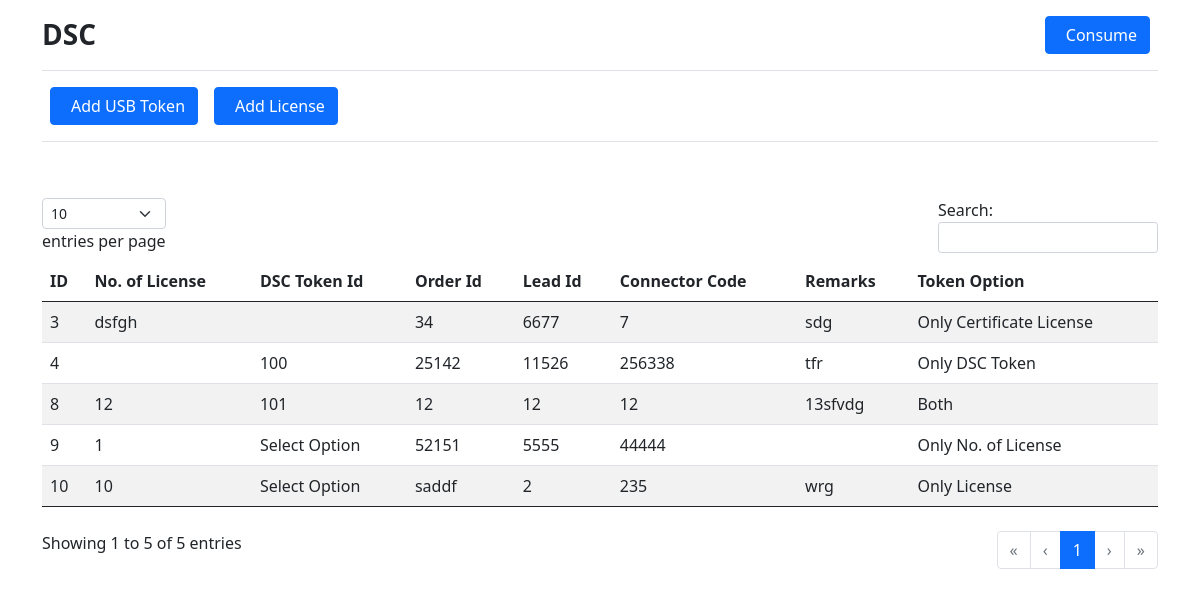
The page / on the database its author committed.
### tables this page shows
CREATE TABLE `stockout_form` (
  `id` int(11) NOT NULL,
  `no_of_license` varchar(255) NOT NULL,
  `dsc_token_id` varchar(255) NOT NULL,
  `order_id` varchar(255) NOT NULL,
  `lead_id` varchar(255) NOT NULL,
  `connector_code` varchar(255) NOT NULL,
  `remarks` text NOT NULL,
  `token_option` varchar(255) NOT NULL
);

### index.php (the view, shortened to what this page needs)
<?php
include "connect.php";
?>
<!DOCTYPE html>
<html lang="en">
<head>
    <link rel="stylesheet" href="assets/css/bootstrap.min.css">
    <link rel="stylesheet" href="https://cdnjs.cloudflare.com/ajax/libs/font-awesome/6.5.1/css/all.min.css" />
</head>
<body>
    <div class="container" id="">
        <div class="row align-items-center">
            <div class="border-0 mb-4">
                <div class="card-header py-3 no-bg bg-transparent d-flex align-items-center px-0 justify-content-between border-bottom flex-wrap">
                    <h3 class="fw-bold mb-0">DSC</h3>
                    <div class="w-sm-100 px-2">
                        <a class="btn btn-primary btn-set-task  w-sm-100" data-bs-toggle="modal" data-bs-target="#stockoutmodal">
                            <i class="icofont-plus-circle me-2 fs-6"></i>Consume
                        </a>
                    </div>
                </div>
                <div class="card-header py-3 no-bg bg-transparent d-flex px-0 border-bottom">
                    <div class="w-sm-100 px-2">
                        <a class="btn btn-primary btn-set-task  w-sm-100" href="usb_fetch.php">
                            <i class="icofont-plus-circle me-2 fs-6"></i>Add USB Token
                        </a>
                    </div>
                    <div class="w-sm-100 px-2">
                        <a class="btn btn-primary btn-set-task w-sm-100" href="license_fetch.php">
                            <i class="icofont-plus-circle me-2 fs-6"></i>Add License
                        </a>
                    </div>
                </div>
            </div>
        </div>
        <div class="table-responsive py-4" style="overflow-x:hidden;">
            <table id="example" class="table table-striped" style="width:100%">
                <thead>
                    <tr>
                        <th>ID</th>
                        <th>No. of License</th>
                        <th>DSC Token Id</th>
                        <th>Order Id</th>
                        <th>Lead Id</th>
                        <th>Connector Code</th>
                        <th>Remarks</th>
                        <th>Token Option</th>
                    </tr>
                </thead>
                <tbody>
                    <?php
                    $sql = mysqli_query($con, "SELECT id, no_of_license, dsc_token_id, order_id, lead_id, connector_code, remarks, token_option FROM stockout_form");
                    while ($row = mysqli_fetch_assoc($sql)) {
                    ?>
                        <tr>
                            <td><?php echo $row['id'] ?></td>
                            <td><?php echo $row['no_of_license'] ?></td>
                            <td><?php echo $row['dsc_token_id'] ?></td>
                            <td><?php echo $row['order_id'] ?></td>
                            <td><?php echo $row['lead_id'] ?></td>
                            <td><?php echo $row['connector_code'] ?></td>
                            <td><?php echo $row['remarks'] ?></td>
                            <td><?php echo $row['token_option'] ?></td>
                        </tr>
                    <?php } ?>
                </tbody>
            </table>
        </div>
    </div>
</body>
</html>

### rows shown on the page
stockout_form: id "3", no_of_license "dsfgh", order "34", lead "6677", connector_code "7", remarks "sdg", token_option "Only Certificate License"
stockout_form: id "4", dsc_token "100", order "25142", lead "11526", connector_code "256338", remarks "tfr", token_option "Only DSC Token"
stockout_form: id "8", no_of_license "12", dsc_token "101", order "12", lead "12", connector_code "12", remarks "13sfvdg", token_option "Both"
stockout_form: id "9", no_of_license "1", dsc_token "Select Option", order "52151", lead "5555", connector_code "44444", token_option "Only No. of License"
stockout_form: id "10", no_of_license "10", dsc_token "Select Option", order "saddf", lead "2", connector_code "235", remarks "wrg", token_option "Only License"
